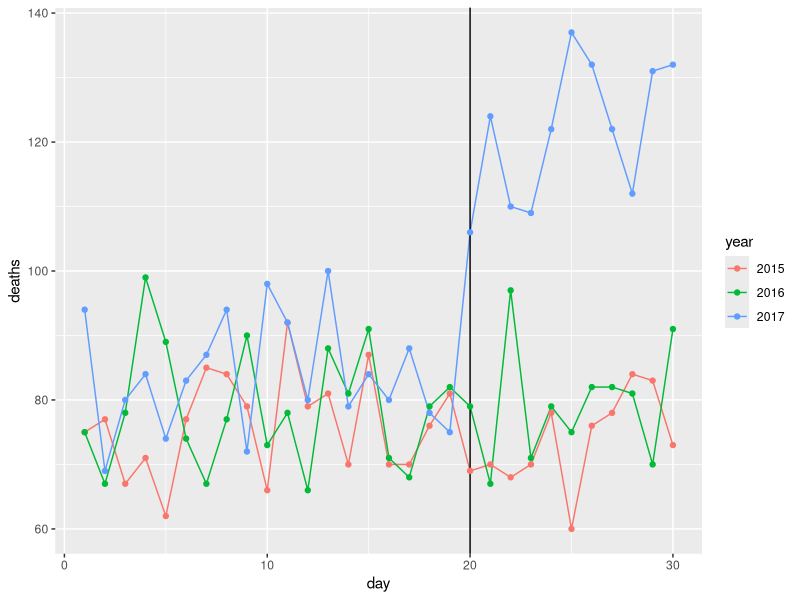

Write the R code that produced this figure.
# PUERTO RICO HURRICANE MORTALITY

# author - Harpragaas Singh (Sept 2020)

library(tidyverse)
library(pdftools)
options(digits = 3) 

#extracting the pdf file 
fn <- system.file("extdata", "RD-Mortality-Report_2015-18-180531.pdf", package="dslabs")

# The file contains a report combining graph and table

#1. Creating a tidy dataset with each row representing one observation. The variables in this dataset will be year, month, day and deaths.
txt <- pdf_text(fn)

# txt is a character string of length 12. Each entry represents the text in each page. The mortality data is in there somewhere.


#2. Extracting the 9th page containg the details for the month of September:
x <- str_split(txt[9], "\n") #here x is a list with 1 entry
s <- x[[1]]
class(s) 
length(s) #here s is a character vector with 40 entries


# When inspecting the string we obtained above, we see a common problem: white space before and after the other characters. 

#3. Trimming the string to remove spaces at start or end of the strings
s <- str_trim(s)
s[1]    # print string, visually inspect last character

# We want to extract the numbers from the strings stored in s. However, there are a lot of non-numeric characters 
# that will get in the way. We can remove these, but before doing this we want to preserve the string with the column header, which includes the month abbreviation.

# 4. Preserving the string with the column header, which includes the month abbreviation.
header_index <- str_which(s, "2015")[1]
header_index

#5. Extracting two objects from header row : 1."month" : store the month
#                                            2."header": store the column names
tmp <- str_split(s[header_index], "\\s+", simplify = TRUE)
month <- tmp[1]
header <- tmp[-1]
month # SEP
header[3] #2017

# Towards the end of the page defined by s you see a "Total" row followed by rows with other summary statistics.

# 6. create tail_index with the index of the "Total" entry
tail_index  <- str_which(s, "Total")
tail_index # value is 35

# 7. Because our PDF page includes graphs with numbers, some of our rows have just one number (from the y-axis of the plot).
# Creating an object n with the count of numbers in each row.
n <- str_count(s, "\\d+")
sum(n == 1) # 2 rows have single number in them

# 8. We are now ready to remove entries from rows that we know we don't need.
out <- c(1:header_index, which(n==1), tail_index:length(s))
s <- s[-out]
length(s) # Only 30 entries remain 

# 9. Now we are ready to remove all text that is not a digit or space.
s <- str_remove_all(s, "[^\\d\\s]")

# 10. Convert s into a data matrix with just the day and death count data
s <- str_split_fixed(s, "\\s+", n = 6)[,1:5]

# 11. Mean no. of deaths in September
tab <- s %>% 
  as_data_frame() %>% 
  setNames(c("day", header)) %>%
  mutate_all(as.numeric)

mean(tab$"2015") # Mean np.of deaths per day in September'15 = 75
mean(tab$"2016") # Mean no.of deaths per day in September'16 = 79

#Hurricane Maria hit Puerto Rico on September 20,2017

mean(tab$"2017"[1:19]) 
# Mean no.of deaths per day in September'17 from 1st till 19th = 84
mean(tab$"2017"[20:30]) 
# Mean no.of deaths per day in September'17 from 20th till 30th = 122

# 12. Changing tab to tidy format
tab <- tab %>% gather(year, deaths, -day) %>%
  mutate(deaths = as.numeric(deaths))
tab

# 13. Plotting the deaths vs day with color denoting year.
# We exclude 2018 since we have no data. We add a vertical line for 20th September,the day Hurricane Maria hit in 2017
tab %>% filter(year < 2018) %>% 
  ggplot(aes(day, deaths, color = year)) +
  geom_line() +
  geom_vline(xintercept = 20) +
  geom_point()


# The graph shows:
#1. September 2015 and 2016 deaths by day are roughly equal to each other.
#2. After the hurricane in September 2017, there were over 100 deaths per day every day for the rest of the month.
#3. No days before September 20, 2017 have over 100 deaths per day.
